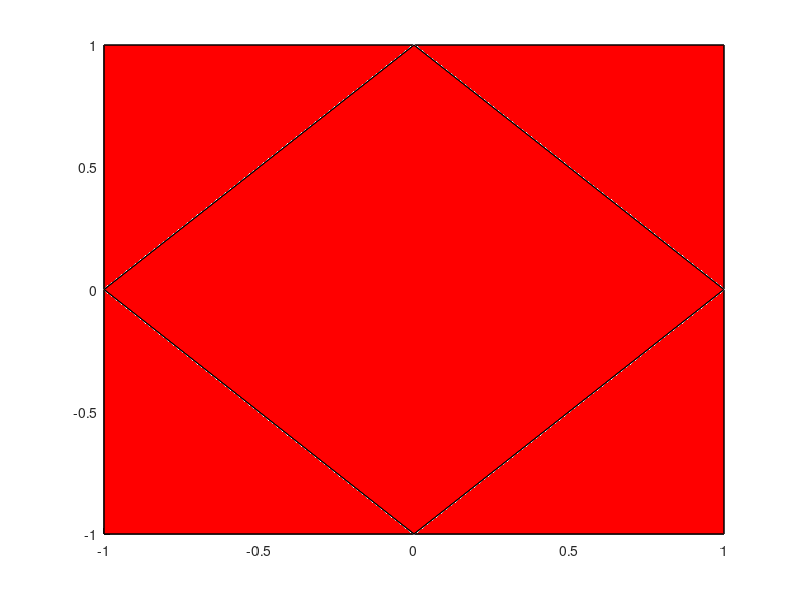
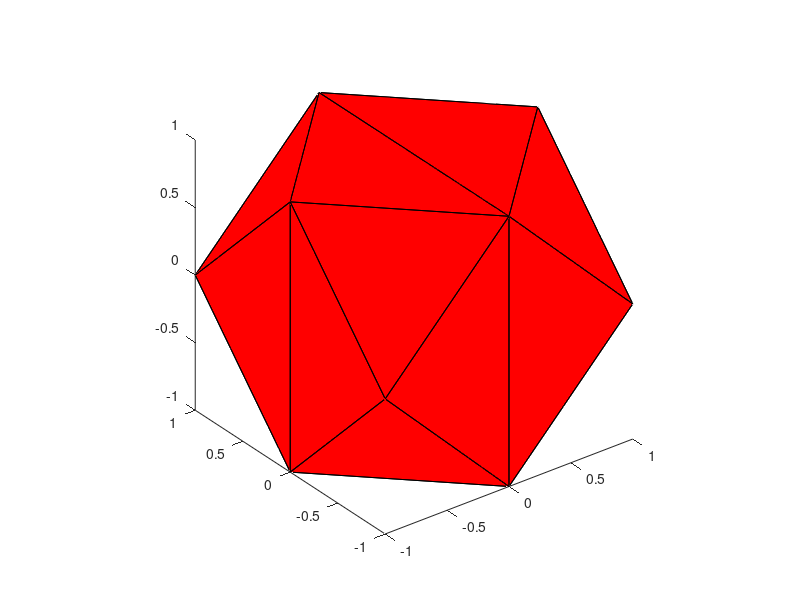

The MATLAB source for these figures, in order:
function triangulateFacesDemo(varargin)
%TRIANGULATEFACESDEMO  One-line description here, please.
%   output = triangulateFacesDemo(input)
%
%   Example
%   triangulateFacesDemo
%
%   See also
%
%
% ------
% Author: David Legland
% e-mail: david.legland@nantes.inra.fr
% Created: 2008-10-16,    using Matlab 7.4.0.287 (R2007a)
% Copyright 2008 INRA - BIA PV Nantes - MIAJ Jouy-en-Josas.

% cree une figure simple (?) sous forme de sommets + aretes + faces
[n e f] = createCubeOctahedron; %#ok<ASGLU>

% affiche avec une fonction a la David
figure(1); clf;
drawPolyhedron(n, f);

% convertit en triangulation, et affiche
tri = triangulateFaces(f);
figure(2); clf;
patch('vertices', n, 'faces', tri, 'facecolor', 'r');

view(3);
axis equal;
